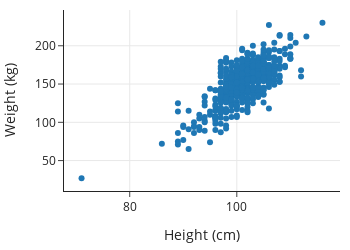

The code cell stored with this chart in its notebook:
### Markdown cell above
It appears there is one very light donkey weighing less than 30 kg. Next, we check the relationship between weight and height to assess the quality of the data for analysis:

### Code cell
px.scatter(donkeys, x='Height', y='Weight', width=350, height=250,
          labels={'Weight':'Weight (kg)', 'Height':'Height (cm)'})

### Figure 1 — Plotly figure (JSON) as saved in the notebook; plotly's stock layout.template omitted (floating-point values rounded to 4 significant figures; data arrays with more than 128 entries replaced by an {"elided": "..."} marker saying what was removed)
{"data": [{"hovertemplate": "Height (cm)=%{x}<br>Weight (kg)=%{y}<extra></extra>", "legendgroup": "", "marker": {"color": "#1F77B4", "symbol": "circle"}, "mode": "markers", "name": "", "orientation": "v", "showlegend": false, "type": "scatter", "x": {"elided": "544 int values"}, "xaxis": "x", "y": {"elided": "544 int values"}, "yaxis": "y"}], "layout": {"height": 250, "legend": {"tracegroupgap": 0}, "width": 350, "xaxis": {"anchor": "y", "autorange": true, "domain": [0, 1], "range": [67.72, 119.3], "title": {"text": "Height (cm)"}, "type": "linear"}, "yaxis": {"anchor": "x", "autorange": true, "domain": [0, 1], "range": [10.28, 246.7], "title": {"text": "Weight (kg)"}, "type": "linear"}}}
